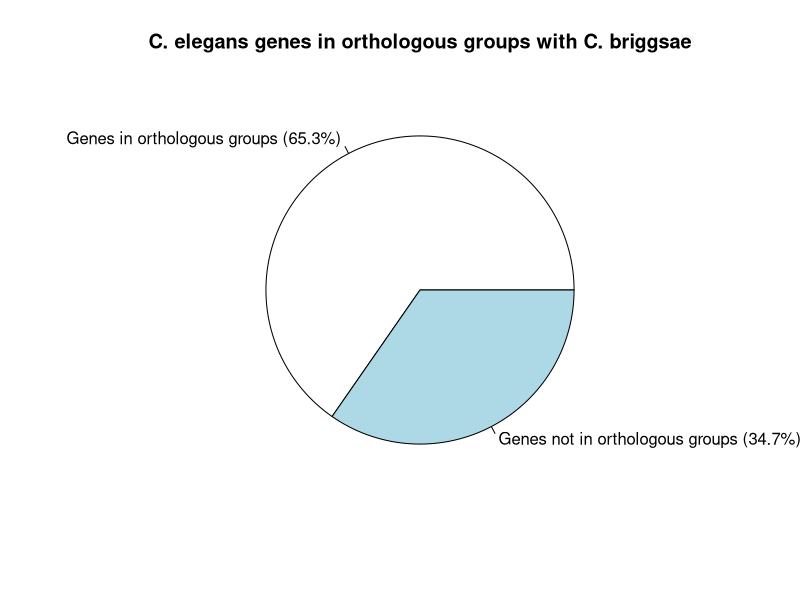
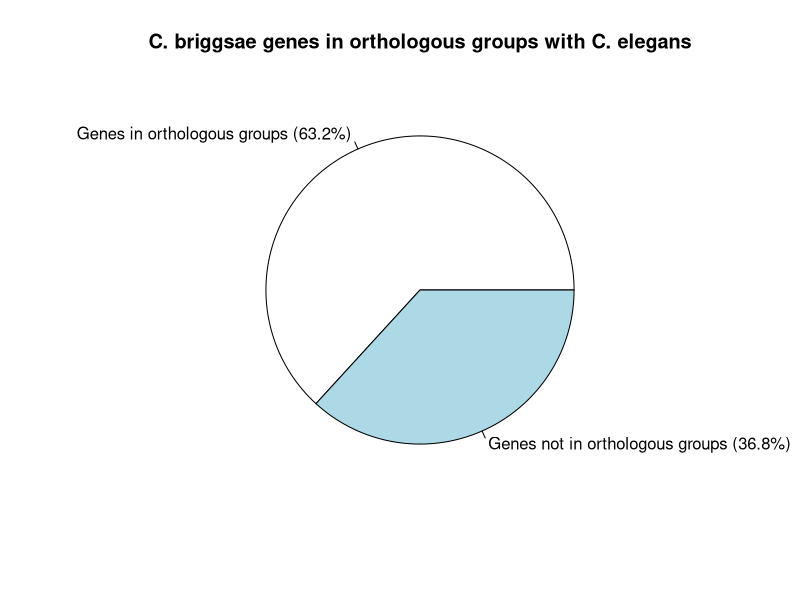
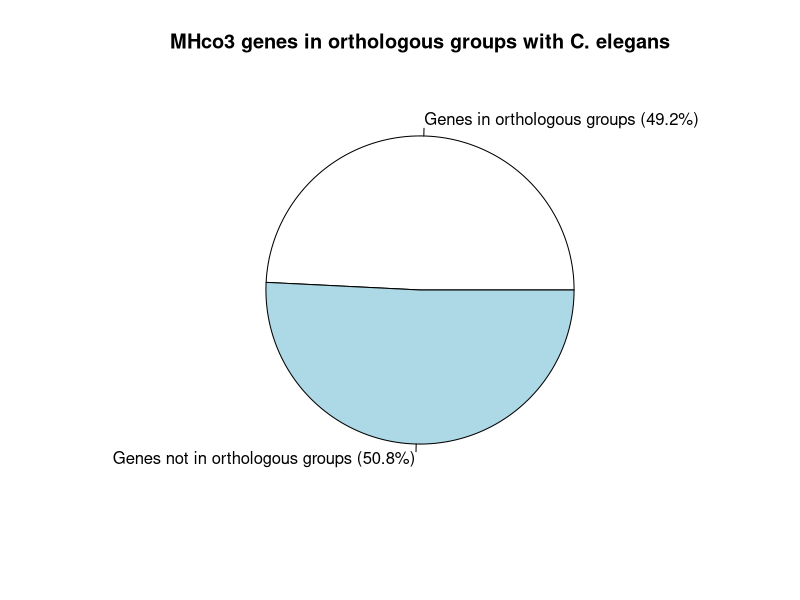
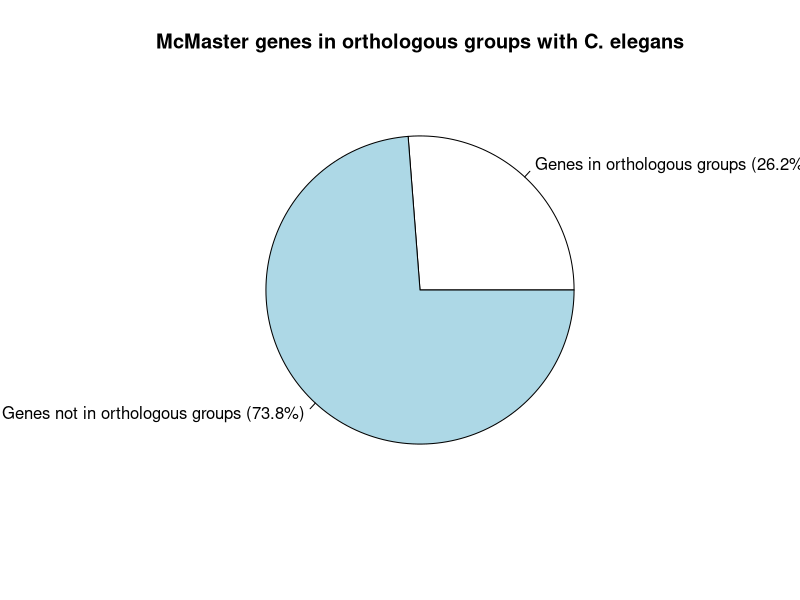
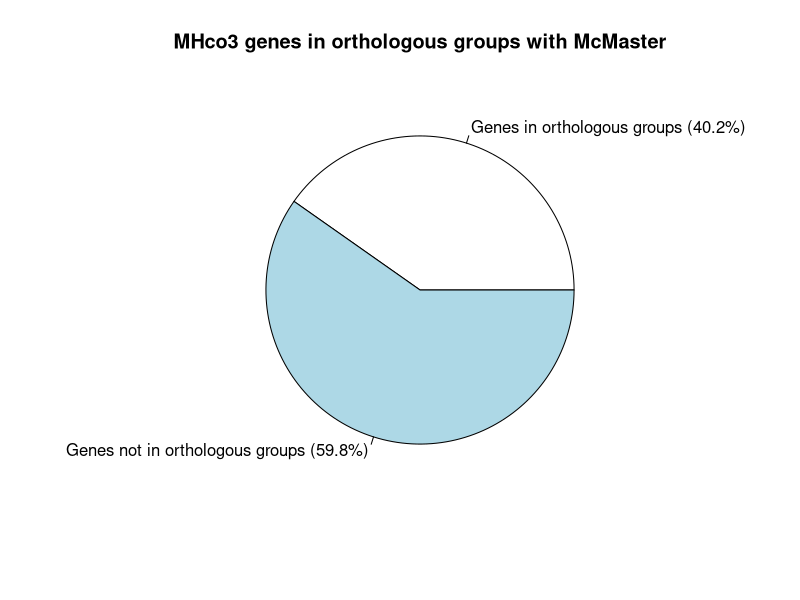
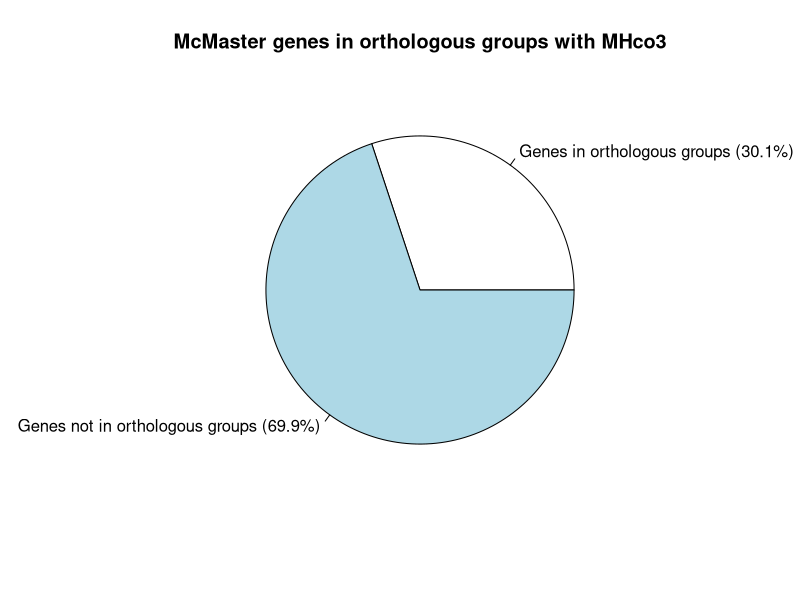
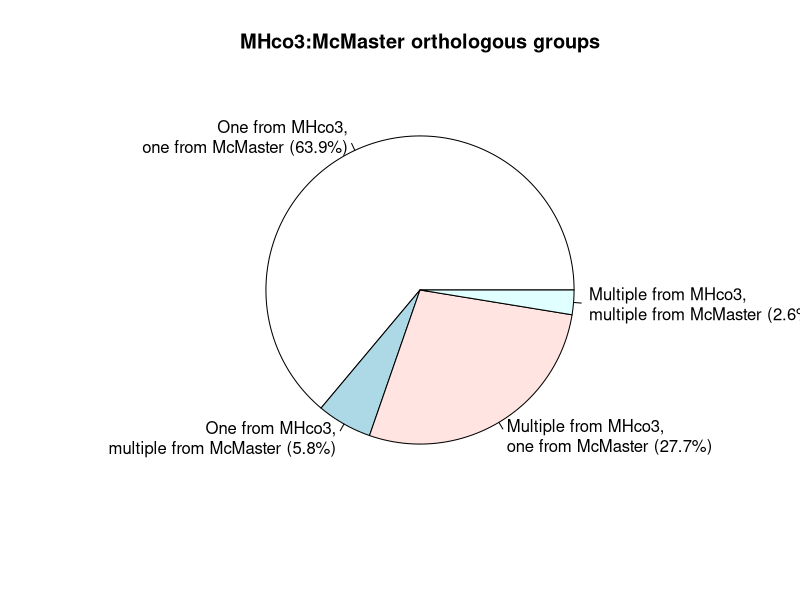
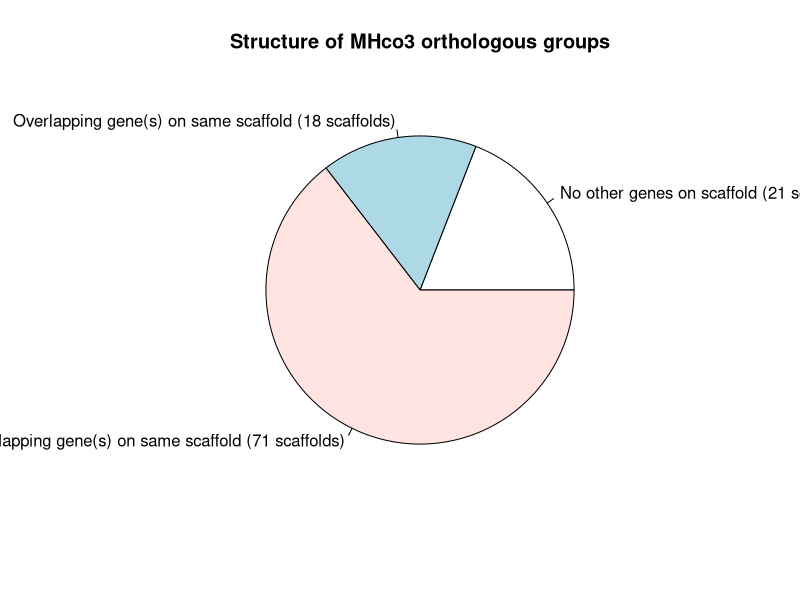

R code for these plots, in order:
# TODO: merge into find-annotation-orthologs pipeline.

# Display C. elegans vs. C. briggsae orthologous groups
t = 26312
o = 17191
slices = c(o, t - o)
pct = round(slices/sum(slices)*100, 1)
lbls = c('Genes in orthologous groups', 'Genes not in orthologous groups')
lbls = paste(lbls, ' (', pct, '%)', sep='')
svg('orthos_celegans_vs_cbriggsae.svg')
pie(slices, labels=lbls, main='C. elegans genes in orthologous groups with C. briggsae')
dev.off()

# Display C. briggsae vs. C. elegans orthologous groups
t = 21842
o = 13805
slices = c(o, t - o)
pct = round(slices/sum(slices)*100, 1)
lbls = c('Genes in orthologous groups', 'Genes not in orthologous groups')
lbls = paste(lbls, ' (', pct, '%)', sep='')
svg('orthos_cbriggsae_vs_celegans.svg')
pie(slices, labels=lbls, main='C. briggsae genes in orthologous groups with C. elegans')

# Display MHco3 vs. C. elegans orthologous groups
t = 21897
o = 10776
slices = c(o, t - o)
pct = round(slices/sum(slices)*100, 1)
lbls = c('Genes in orthologous groups', 'Genes not in orthologous groups')
lbls = paste(lbls, ' (', pct, '%)', sep='')
svg('orthos_mhco3_vs_celegans.svg')
pie(slices, labels=lbls, main='MHco3 genes in orthologous groups with C. elegans')
dev.off()

# Display McMaster vs. C. elegans orthologous groups
t = 23610
o = 6193
slices = c(o, t - o)
pct = round(slices/sum(slices)*100, 1)
lbls = c('Genes in orthologous groups', 'Genes not in orthologous groups')
lbls = paste(lbls, ' (', pct, '%)', sep='')
svg('orthos_mcmaster_vs_celegans.svg')
pie(slices, labels=lbls, main='McMaster genes in orthologous groups with C. elegans')
dev.off()

# Display MHco3 vs. McMaster orthologous groups (BLOSUM80, C. elegans outgroup)
t = 21897
o = 8813
slices = c(o, t - o)
pct = round(slices/sum(slices)*100, 1)
lbls = c('Genes in orthologous groups', 'Genes not in orthologous groups')
lbls = paste(lbls, ' (', pct, '%)', sep='')
svg('orthos_mhco3_vs_mcmaster.svg')
pie(slices, labels=lbls, main='MHco3 genes in orthologous groups with McMaster')
dev.off()

# Display McMaster vs. MHco3 orthologous groups (BLOSUM80, C. elegans outgroup)
t = 23610
o = 7101
slices = c(o, t - o)
pct = round(slices/sum(slices)*100, 1)
lbls = c('Genes in orthologous groups', 'Genes not in orthologous groups')
lbls = paste(lbls, ' (', pct, '%)', sep='')
svg('orthos_mcmaster_vs_mhco3.svg')
pie(slices, labels=lbls, main='McMaster genes in orthologous groups with MHco3')
dev.off()

# Display cardinality relationships of orthologous groups
slices = c(4494, 407, 1951, 181)
pct = round(slices/sum(slices)*100, 1)
lbls = c('One from MHco3,\none from McMaster', 'One from MHco3,\nmultiple from McMaster', 'Multiple from MHco3,\none from McMaster', 'Multiple from MHco3,\nmultiple from McMaster')
lbls = paste(lbls, ' (', pct, '%)', sep='')
svg('ortho_distribution.svg')
pie(slices, labels=lbls, main='MHco3:McMaster orthologous groups')
dev.off()

# Display tandem distribution of genes in orthologous groups
slices = c(21, 18, 71)
pct = round(slices/sum(slices)*100, 1)
lbls = c('No other genes on scaffold', 'Overlapping gene(s) on same scaffold', 'Non-overlapping gene(s) on same scaffold')
lbls = paste(lbls, ' (', slices, ' scaffolds)', sep='')
svg('ortho_tandem.svg')
pie(slices, labels=lbls, main='Structure of MHco3 orthologous groups')
dev.off()

# Display multi-orthologue scaffolds
slices = c(110, 3)
pct = round(slices/sum(slices)*100, 1)
lbls = c('MHco3', 'McMaster')
lbls = paste(lbls, ' (', slices, ' scaffolds)', sep='')
svg('ortho_multi.svg')
pie(slices, labels=lbls, main='Number of scaffolds with multiple members of single orthologous group')
dev.off()
